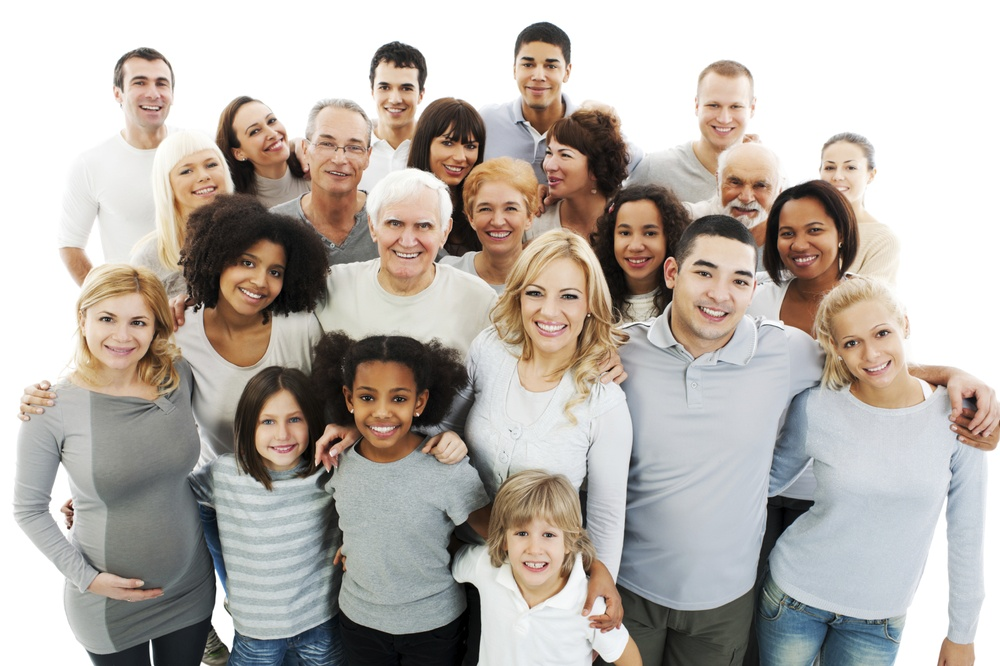
//> input picture Lab7/1.jpg, 1000 x 666 px, shrunk from 1698 x 1131 before the run
$ ./face 1.jpg   (built with g++ and OpenCV 4)
//> lines starting //> are read from the running program, lines starting //| are printed output that depends on the picture; after the words box and inside, x2 and y2 are one past the last pixel; in counts of white or black regions, pixels touching at a corner belong together
#include "opencv2/objdetect/objdetect.hpp"
#include "opencv2/highgui/highgui.hpp"
#include "opencv2/imgproc/imgproc.hpp"

#include <iostream>
#include <stdio.h>

using namespace std;
using namespace cv;

int main(int argc, char **argv)
{
    Mat image;
    image = imread(argv[1], CV_LOAD_IMAGE_COLOR);
//> image is the input picture: 666 rows x 1000 cols, CV_8UC3; mean B, G, R 171.9, 178.2, 185.1
    //namedWindow( "window1", 1 );
    //imshow( "window1", image );

    // Load Face cascade (.xml file)
    CascadeClassifier face_cascade;
    face_cascade.load( "haarcascade_frontalface_alt2.xml" );
    face_cascade.load( "haarcascade_frontalface_alt.xml" );

    //face_cascade.load( "~/opencv/opencv-3.2.0/data/haarcascades/haarcascade_frontalface_alt2.xml" );
    //face_cascade.load( "~/opencv/opencv-3.2.0/data/haarcascades/haarcascade_frontalface_alt.xml" );
    //face_cascade.load( "./haarcascade_frontalface_default.xml" );

    // Detect faces
    std::vector<Rect> faces;
    face_cascade.detectMultiScale( image, faces, 1.1, 2, 0|CV_HAAR_SCALE_IMAGE, Size(30, 30) );
//> faces = 21 Rects (x, y, width, height), first 8: [122, 61, 58, 58], [368, 66, 57, 57], [508, 40, 64, 64], [813, 146, 56, 56], [466, 183, 65, 65], [604, 206, 68, 68], [248, 396, 67, 67], [694, 84, 60, 60]

    // Draw circles on the detected faces
    for( int i = 0; i < faces.size(); i++ )
    {
        Point center( faces[i].x + faces[i].width*0.5, faces[i].y + faces[i].height*0.5 );
        ellipse( image, center, Size( faces[i].width*0.5, faces[i].height*0.5), 0, 0, 360, Scalar( 255, 0, 255 ), 4, 8, 0 );
    }
//> this loop made 21 passes
//> center on passes 1 to 12: Point(151, 90), Point(396, 94), Point(540, 72), Point(841, 174), Point(498, 215), Point(638, 240), Point(281, 429), Point(724, 114), Point(201, 174), Point(801, 239), Point(535, 543), Point(341, 154)
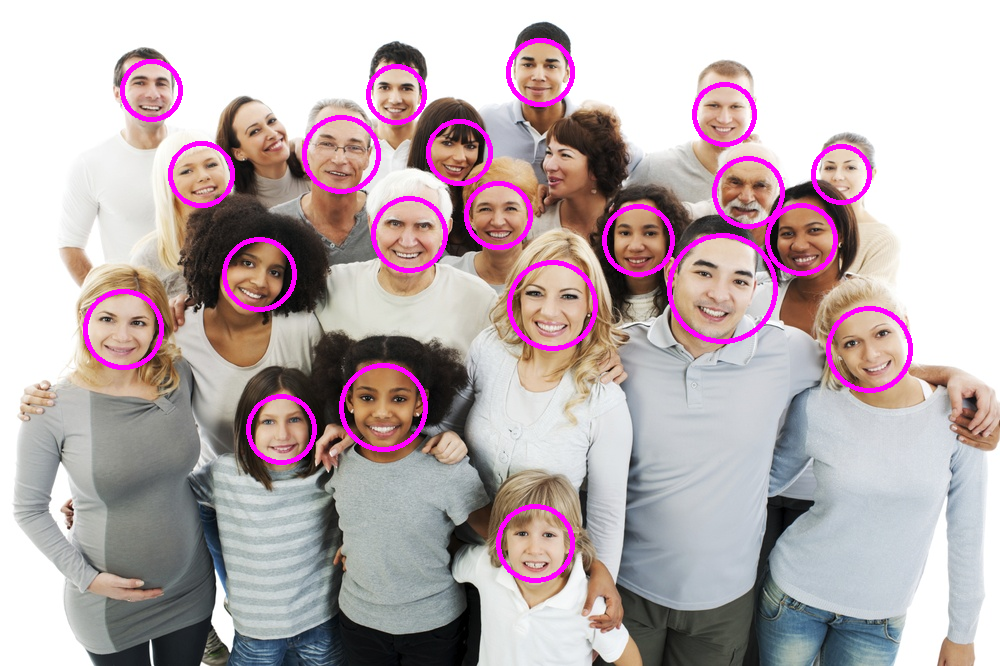
//> image: 666 rows x 1000 cols, CV_8UC3; 3.46% of pixels changed, all inside (x1, y1, x2, y2) = (83, 38, 913, 583)
    cout << faces.size() << endl;
//| 21
    namedWindow("Detected Face", 0);
    imshow( "Detected Face", image );

    waitKey(0);
    return 0;
}

$ run again, on Lab7/2.jpeg
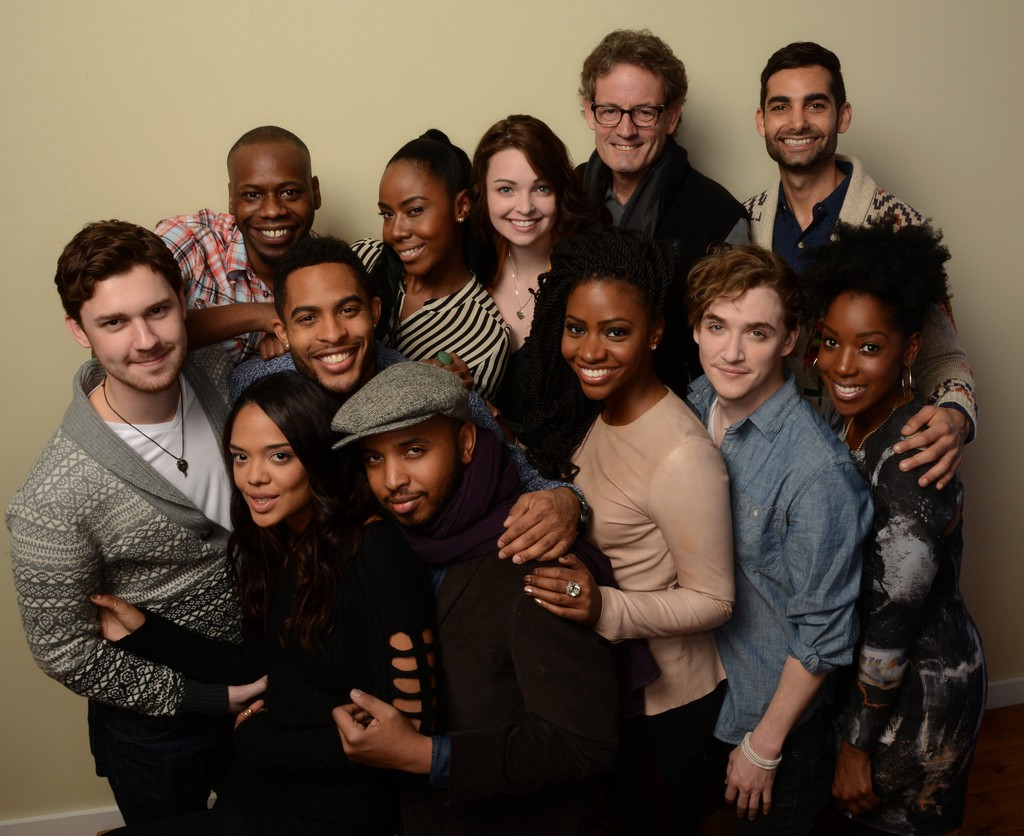
//> input picture Lab7/2.jpeg, 1024 x 836 px
//> image is the input picture: 836 rows x 1024 cols, CV_8UC3; mean B, G, R 60.3, 75.2, 91
//> faces = 12 Rects (x, y, width, height), first 8: [361, 178, 85, 85], [924, 366, 57, 57], [214, 420, 92, 92], [750, 68, 96, 96], [228, 159, 89, 89], [799, 305, 101, 101], [582, 74, 94, 94], [477, 155, 88, 88]
//> the loop `for( int i = 0; i < faces.size(); i++ )` made 12 passes
//> center on passes 1 to 8: Point(403, 220), Point(952, 394), Point(260, 466), Point(798, 116), Point(272, 203), Point(849, 355), Point(629, 121), Point(521, 199)
//> after the loop `for( int i = 0; i < faces.size(); i++ )`:
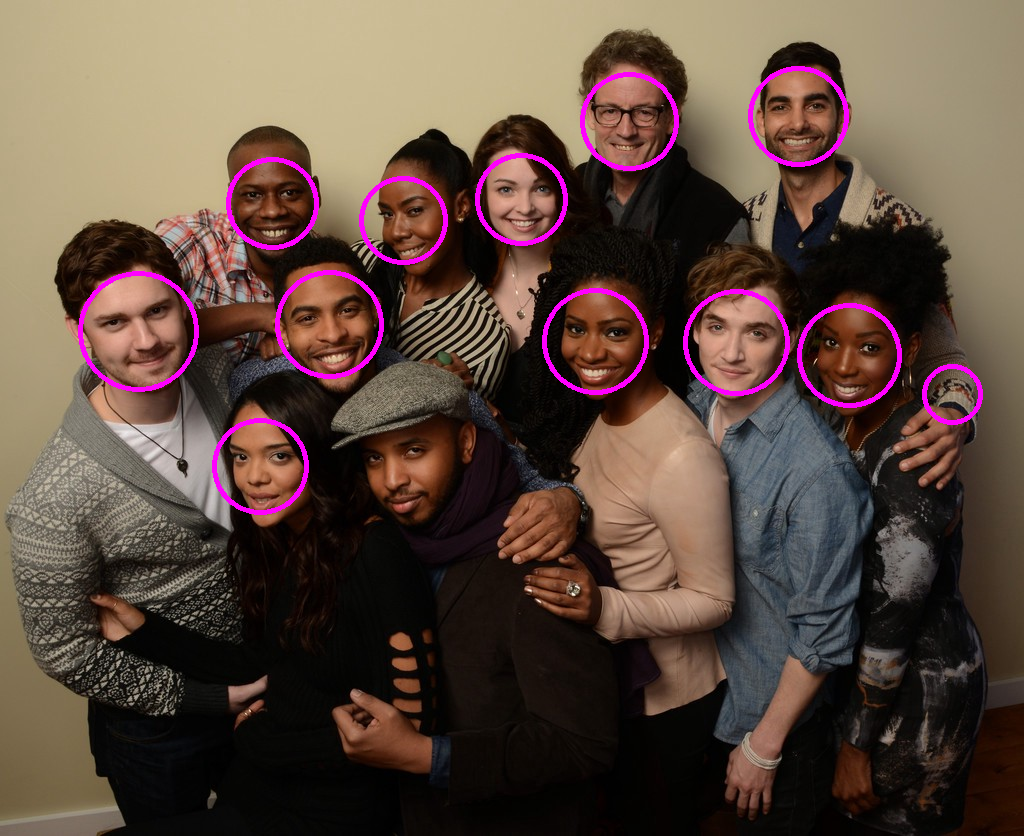
//> image: 836 rows x 1024 cols, CV_8UC3; 2.04% of pixels changed, all inside (x1, y1, x2, y2) = (78, 66, 983, 515)
//| 12
